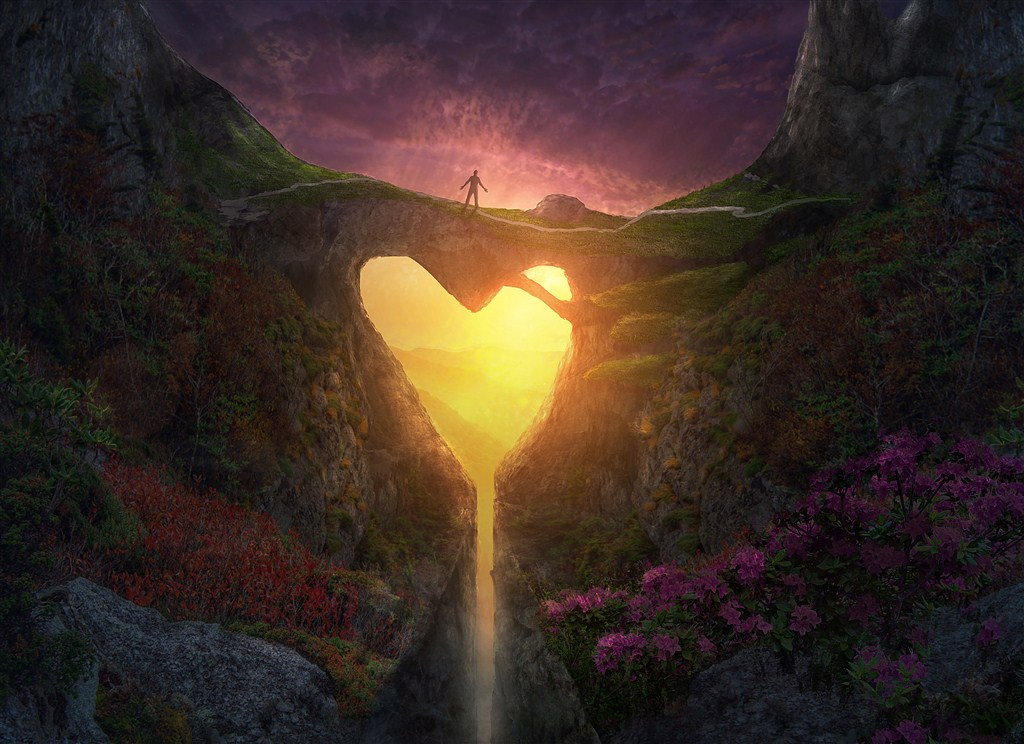
#> input picture pythonDemo/PILModle/img/IOU.jpg, 1024 x 744 px
$ python enHance.py
#> lines starting #> are read from the running program, lines starting #| are printed output that depends on the picture
# coding=utf-8
from PIL import Image
from PIL import ImageEnhance


def open_img():
    # 原始图像
    image = Image.open('img/IOU.jpg')
#> image is the input picture: PIL image 1024x744 RGB; mean R, G, B 59.7, 45, 37.3
    image.show()
    return image


def bri_enh():
    # 亮度增强
    image = open_img()
    enh_bri = ImageEnhance.Brightness(image)
    brightness = 2.0
    image_brightened = enh_bri.enhance(brightness)
    image_brightened.show()


def color_enh():
    # 色度增强
    image = open_img()
    enh_col = ImageEnhance.Color(image)
    color = 1.5
    image_colored = enh_col.enhance(color)
    image_colored.show()


def con_enh():
    # 对比度增强
    image = open_img()
    enh_con = ImageEnhance.Contrast(image)
    contrast = 15
    image_contrasted = enh_con.enhance(contrast)
    image_contrasted.show()


def sha_enh():
    # 锐度增强
    image = open_img()
    enh_sha = ImageEnhance.Sharpness(image)
    sharpness = 15.0
    image_sharped = enh_sha.enhance(sharpness)
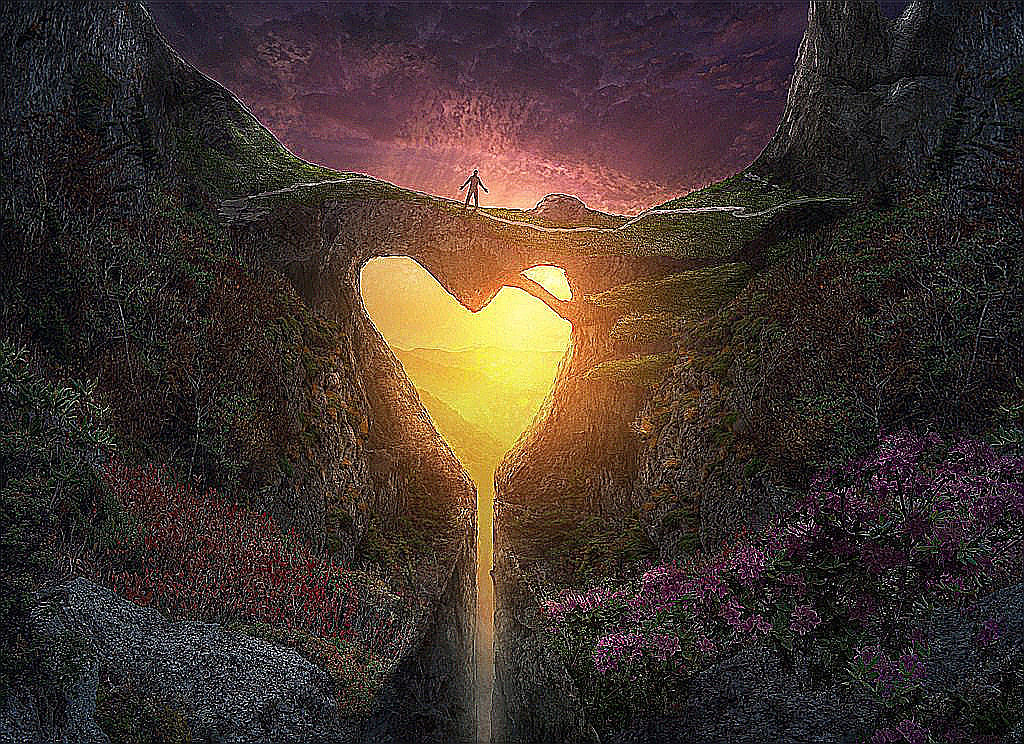
#> image_sharped: PIL image 1024x744 RGB; mean R, G, B 65.8, 52.4, 45.6
    image_sharped.show()

if __name__ == '__main__':
    sha_enh()
